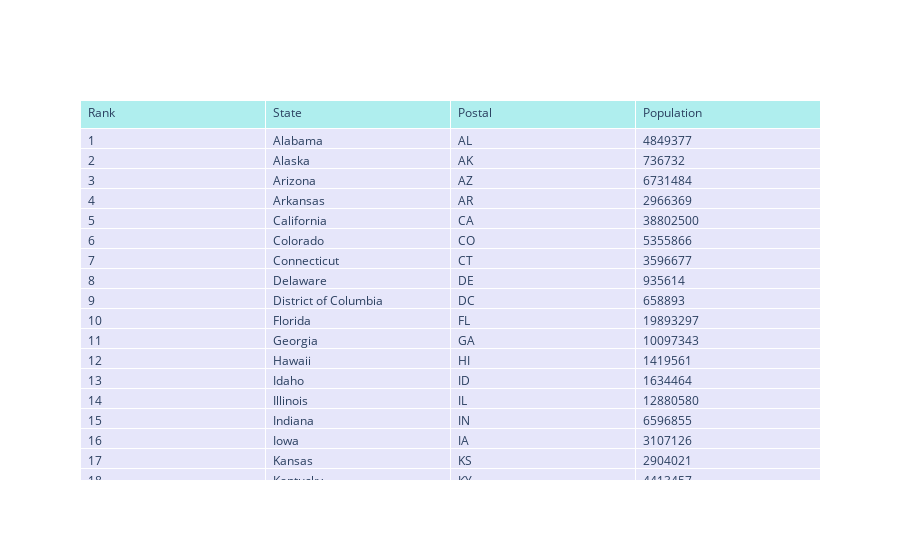

This figure's notebook cell:
### Code cell
import plotly.graph_objects as go
from plotly.subplots import make_subplots
import pandas as pd

df = pd.read_csv('https://raw.githubusercontent.com/plotly/datasets/master/2014_usa_states.csv')

fig = go.Figure(data=[go.Table(
    header=dict(values=list(df.columns),
                fill_color='paleturquoise',
                align='left'),
    cells=dict(values=[df.Rank, df.State, df.Postal, df.Population],
               fill_color='lavender',
               align='left')),
                      go.Table(
    header=dict(values=list(df.columns),
                fill_color='paleturquoise',
                align='left'),
    cells=dict(values=[df.Rank, df.State, df.Postal, df.Population],
               fill_color='lavender',
               align='left'))
])

fig.show()

### Figure 1 — Plotly figure (JSON) as saved in the notebook; plotly's stock layout.template omitted (floating-point values rounded to 4 significant figures; data arrays with more than 128 entries replaced by an {"elided": "..."} marker saying what was removed)
{"data": [{"cells": {"align": "left", "fill": {"color": "lavender"}, "values": {"elided": "4x52 mixed values"}}, "header": {"align": "left", "fill": {"color": "paleturquoise"}, "values": ["Rank", "State", "Postal", "Population"]}, "type": "table"}, {"cells": {"align": "left", "fill": {"color": "lavender"}, "values": {"elided": "4x52 mixed values"}}, "header": {"align": "left", "fill": {"color": "paleturquoise"}, "values": ["Rank", "State", "Postal", "Population"]}, "type": "table"}], "layout": {"autosize": true}}
